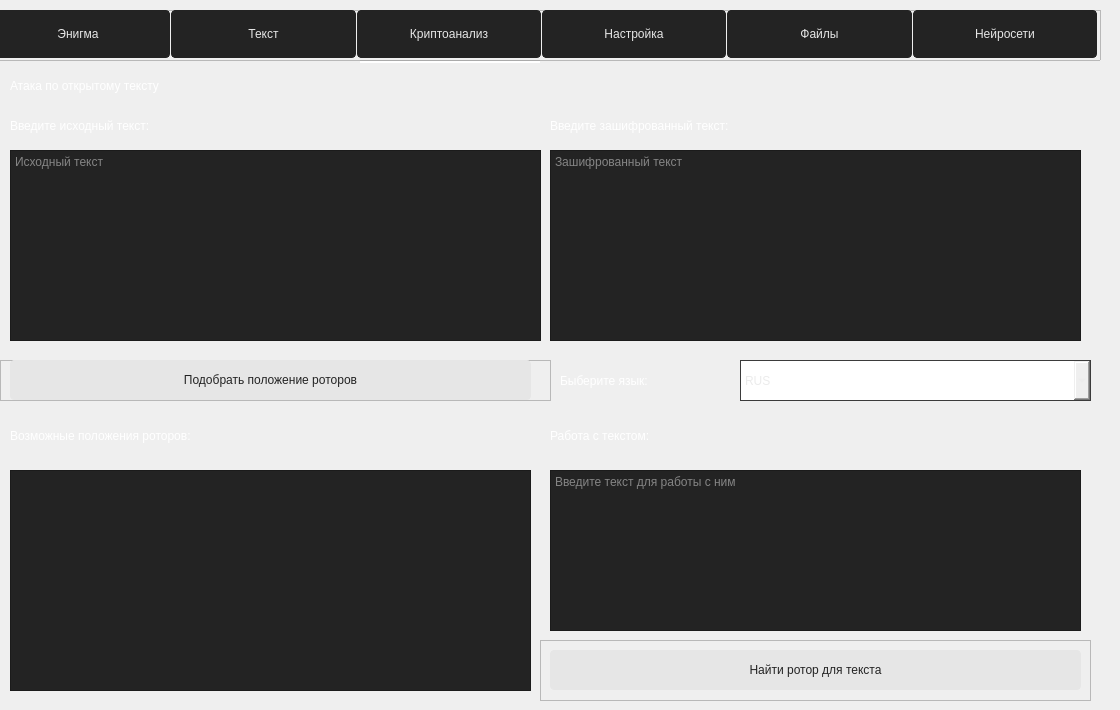
    <widget class="QWidget" name="tab_4">
     <attribute name="title">
      <string>Криптоанализ</string>
     </attribute>
     <widget class="QLabel" name="label_6">
      <property name="geometry">
       <rect>
        <x>10</x>
        <y>70</y>
        <width>321</width>
        <height>31</height>
       </rect>
      </property>
      <property name="styleSheet">
       <string notr="true">color: rgb(255, 255, 255);</string>
      </property>
      <property name="text">
       <string>Атака по открытому тексту</string>
      </property>
     </widget>
     <widget class="QLabel" name="label_7">
      <property name="geometry">
       <rect>
        <x>10</x>
        <y>110</y>
        <width>531</width>
        <height>31</height>
       </rect>
      </property>
      <property name="styleSheet">
       <string notr="true">color: rgb(255, 255, 255);</string>
      </property>
      <property name="text">
       <string>Введите исходный текст:</string>
      </property>
     </widget>
     <widget class="QPlainTextEdit" name="plainTextEdit_7">
      <property name="geometry">
       <rect>
        <x>10</x>
        <y>150</y>
        <width>531</width>
        <height>191</height>
       </rect>
      </property>
      <property name="styleSheet">
       <string notr="true">color: rgb(230, 230, 230);
font: 16pt &quot;Consolas&quot;;
background-color: rgb(35, 35, 35);</string>
      </property>
      <property name="placeholderText">
       <string>Исходный текст</string>
      </property>
     </widget>
     <widget class="QLabel" name="label_8">
      <property name="geometry">
       <rect>
        <x>550</x>
        <y>110</y>
        <width>521</width>
        <height>31</height>
       </rect>
      </property>
      <property name="styleSheet">
       <string notr="true">color: rgb(255, 255, 255);</string>
      </property>
      <property name="text">
       <string>Введите зашифрованный текст:</string>
      </property>
     </widget>
     <widget class="QPlainTextEdit" name="plainTextEdit_8">
      <property name="geometry">
       <rect>
        <x>550</x>
        <y>150</y>
        <width>531</width>
        <height>191</height>
       </rect>
      </property>
      <property name="styleSheet">
       <string notr="true">color: rgb(230, 230, 230);
font: 16pt &quot;Consolas&quot;;
background-color: rgb(35, 35, 35);</string>
      </property>
      <property name="placeholderText">
       <string>Зашифрованный текст </string>
      </property>
     </widget>
     <widget class="QFrame" name="frame_15">
      <property name="geometry">
       <rect>
        <x>0</x>
        <y>360</y>
        <width>551</width>
        <height>41</height>
       </rect>
      </property>
      <property name="styleSheet">
       <string notr="true">QPushButton{
	border: 1px solid rgb(230, 230, 230);
	background-color: rgb(230, 230, 230);
	border-radius: 4px;
	color: rgb(35, 35, 35);
}

QPushButton:hover{
	background-color: rgb(0, 65, 65);
	border: 1px solid rgb(0, 35, 35);
}
QPushButton:pressed{
	color: rgb(255, 255, 255);
	background-color: rgb(0, 35, 35);
	border: 1px solid rgb(0, 15, 15);
}</string>
      </property>
      <property name="frameShape">
       <enum>QFrame::StyledPanel</enum>
      </property>
      <property name="frameShadow">
       <enum>QFrame::Raised</enum>
      </property>
      <widget class="QPushButton" name="pushButton_40">
       <property name="geometry">
        <rect>
         <x>10</x>
         <y>0</y>
         <width>521</width>
         <height>40</height>
        </rect>
       </property>
       <property name="minimumSize">
        <size>
         <width>0</width>
         <height>40</height>
        </size>
       </property>
       <property name="styleSheet">
        <string notr="true"/>
       </property>
       <property name="text">
        <string>Подобрать положение роторов</string>
       </property>
      </widget>
     </widget>
     <widget class="QLabel" name="label_9">
      <property name="geometry">
       <rect>
        <x>560</x>
        <y>360</y>
        <width>171</width>
        <height>41</height>
       </rect>
      </property>
      <property name="styleSheet">
       <string notr="true">color: rgb(255, 255, 255);</string>
      </property>
      <property name="text">
       <string>Быберите язык:</string>
      </property>
     </widget>
     <widget class="QComboBox" name="comboBox_2">
      <property name="geometry">
       <rect>
        <x>740</x>
        <y>360</y>
        <width>351</width>
        <height>41</height>
       </rect>
      </property>
      <property name="styleSheet">
       <string notr="true">color: rgb(235, 235, 235);
font: 18pt &quot;Segoe UI&quot;;
border: 1px solid rgb(59, 59, 59);</string>
      </property>
      <item>
       <property name="text">
        <string>RUS</string>
       </property>
      </item>
      <item>
       <property name="text">
        <string>ENG</string>
       </property>
      </item>
     </widget>
     <widget class="QLabel" name="label_10">
      <property name="geometry">
       <rect>
        <x>10</x>
        <y>420</y>
        <width>531</width>
        <height>31</height>
       </rect>
      </property>
      <property name="styleSheet">
       <string notr="true">color: rgb(255, 255, 255);</string>
      </property>
      <property name="text">
       <string>Возможные положения роторов:</string>
      </property>
     </widget>
     <widget class="QListWidget" name="listWidget">
      <property name="geometry">
       <rect>
        <x>10</x>
        <y>470</y>
        <width>521</width>
        <height>221</height>
       </rect>
      </property>
      <property name="styleSheet">
       <string notr="true">color: rgb(255, 255, 255);
font-size: 18px;
background-color: rgb(35, 35, 35);</string>
      </property>
     </widget>
     <widget class="QFrame" name="frame_17">
      <property name="geometry">
       <rect>
        <x>-10</x>
        <y>10</y>
        <width>1111</width>
        <height>51</height>
       </rect>
      </property>
      <property name="styleSheet">
       <string notr="true">QPushButton{
	border: 1px solid rgb(35, 35, 35);
	background-color: rgb(35, 35, 35);
	border-radius: 4px;
	color: rgb(230, 230, 230);
}

QPushButton:hover{
	background-color: rgb(0, 65, 65);
	border: 1px solid rgb(0, 35, 35);
}
QPushButton:pressed{
	background-color: rgb(0, 35, 35);
	border: 1px solid rgb(0, 15, 15);
}</string>
      </property>
      <property name="frameShape">
       <enum>QFrame::StyledPanel</enum>
      </property>
      <property name="frameShadow">
       <enum>QFrame::Raised</enum>
      </property>
      <widget class="QWidget" name="horizontalLayoutWidget_9">
       <property name="geometry">
        <rect>
         <x>-4</x>
         <y>0</y>
         <width>1111</width>
         <height>51</height>
        </rect>
       </property>
       <layout class="QHBoxLayout" name="horizontalLayout_9">
        <property name="spacing">
         <number>1</number>
        </property>
        <property name="sizeConstraint">
         <enum>QLayout::SetMaximumSize</enum>
        </property>
        <property name="leftMargin">
         <number>0</number>
        </property>
        <item>
         <widget class="QPushButton" name="pushButton_41">
          <property name="minimumSize">
           <size>
            <width>0</width>
            <height>48</height>
           </size>
          </property>
          <property name="text">
           <string>Энигма</string>
          </property>
         </widget>
        </item>
        <item>
         <widget class="QPushButton" name="pushButton_42">
          <property name="minimumSize">
           <size>
            <width>0</width>
            <height>48</height>
           </size>
          </property>
          <property name="text">
           <string>Текст</string>
          </property>
         </widget>
        </item>
        <item>
         <widget class="QPushButton" name="pushButton_15">
          <property name="minimumSize">
           <size>
            <width>0</width>
            <height>48</height>
           </size>
          </property>
          <property name="styleSheet">
           <string notr="true"/>
          </property>
          <property name="text">
           <string>Криптоанализ</string>
          </property>
         </widget>
        </item>
        <item>
         <widget class="QPushButton" name="pushButton_43">
          <property name="minimumSize">
           <size>
            <width>0</width>
            <height>48</height>
           </size>
          </property>
          <property name="text">
           <string>Настройка</string>
          </property>
         </widget>
        </item>
        <item>
         <widget class="QPushButton" name="pushButton_44">
          <property name="minimumSize">
           <size>
            <width>0</width>
            <height>48</height>
           </size>
          </property>
          <property name="text">
           <string>Файлы</string>
          </property>
         </widget>
        </item>
        <item>
         <widget class="QPushButton" name="pushButton_18">
          <property name="minimumSize">
           <size>
            <width>0</width>
            <height>48</height>
           </size>
          </property>
          <property name="styleSheet">
           <string notr="true"/>
          </property>
          <property name="text">
           <string>Нейросети</string>
          </property>
         </widget>
        </item>
       </layout>
      </widget>
     </widget>
     <widget class="Line" name="line_4">
      <property name="geometry">
       <rect>
        <x>360</x>
        <y>60</y>
        <width>180</width>
        <height>3</height>
       </rect>
      </property>
      <property name="styleSheet">
       <string notr="true">background-color: rgb(255, 255, 255);</string>
      </property>
      <property name="orientation">
       <enum>Qt::Horizontal</enum>
      </property>
     </widget>
     <widget class="QLabel" name="label_30">
      <property name="geometry">
       <rect>
        <x>550</x>
        <y>420</y>
        <width>531</width>
        <height>31</height>
       </rect>
      </property>
      <property name="styleSheet">
       <string notr="true">color: rgb(255, 255, 255);</string>
      </property>
      <property name="text">
       <string>Работа с текстом:</string>
      </property>
     </widget>
     <widget class="QPlainTextEdit" name="plainTextEdit_9">
      <property name="geometry">
       <rect>
        <x>550</x>
        <y>470</y>
        <width>531</width>
        <height>161</height>
       </rect>
      </property>
      <property name="styleSheet">
       <string notr="true">color: rgb(230, 230, 230);
font: 16pt &quot;Consolas&quot;;
background-color: rgb(35, 35, 35);</string>
      </property>
      <property name="placeholderText">
       <string>Введите текст для работы с ним</string>
      </property>
     </widget>
     <widget class="QFrame" name="frame_18">
      <property name="geometry">
       <rect>
        <x>540</x>
        <y>640</y>
        <width>551</width>
        <height>61</height>
       </rect>
      </property>
      <property name="styleSheet">
       <string notr="true">QPushButton{
	border: 1px solid rgb(230, 230, 230);
	background-color: rgb(230, 230, 230);
	border-radius: 4px;
	color: rgb(35, 35, 35);
}

QPushButton:hover{
	background-color: rgb(0, 65, 65);
	border: 1px solid rgb(0, 35, 35);
}
QPushButton:pressed{
	color: rgb(255, 255, 255);
	background-color: rgb(0, 35, 35);
	border: 1px solid rgb(0, 15, 15);
}</string>
      </property>
      <property name="frameShape">
       <enum>QFrame::StyledPanel</enum>
      </property>
      <property name="frameShadow">
       <enum>QFrame::Raised</enum>
      </property>
      <widget class="QPushButton" name="pushButton_45">
       <property name="geometry">
        <rect>
         <x>10</x>
         <y>10</y>
         <width>531</width>
         <height>40</height>
        </rect>
       </property>
       <property name="minimumSize">
        <size>
         <width>0</width>
         <height>40</height>
        </size>
       </property>
       <property name="styleSheet">
        <string notr="true"/>
       </property>
       <property name="text">
        <string>Найти ротор для текста</string>
       </property>
      </widget>
     </widget>
    </widget>
